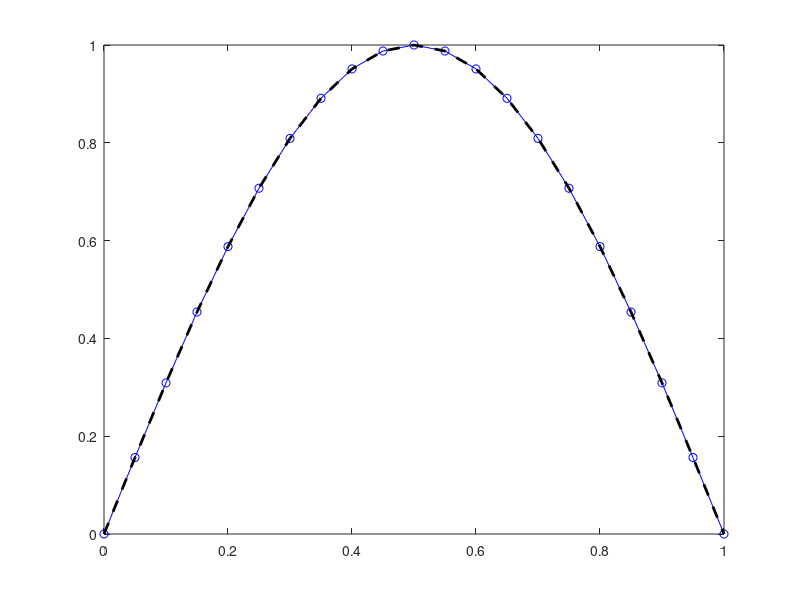

Source code (MATLAB): (Note: this script raises an error after producing the figure.)
%solving the 1D poisson equation with FEM.
%author: Zihan Chen
%modified time: March 23, 2016
%instruction: This program aims to solve the 1D poisson equation:
%                    -u''(x) = pi^2*sin(pi*x), x defines on [0,1]
%with Dirichlet BC as u(0) = u(1) = 0
%The analitical solution is: u(x) = sin(pi*x)
%-------------------------------------------------
clear
clc

%%
%Space discretize
l = 1;
N = 20;
h = l/N;
%number of elements. number of nodes will be N
u = zeros(N+1,1);
ue = zeros(2,1);
K = zeros(N+1,N+1);
Ke = zeros(2,2);
%find the discretize matrix in one element
Ke = [1/h,-1/h;-1/h,1/h];
for i = 1:N
    K(i,i) = K(i,i) + Ke(1,1);
    K(i,i+1) = K(i,i+1) + Ke(1,2);
    K(i+1,i) = K(i+1,i) + Ke(2,1);
    K(i+1,i+1) = K(i+1,i+1) + Ke(2,2);
end
%apply the BC
Knew = K(2:N,2:N);
%find the source matrix    
 x = 0:h:1;
b1e = @(x1,x2) pi*cos(pi*x1) - 1/h*(sin(pi*x2)-sin(pi*x1));
b2e = @(x1,x2) -pi*cos(pi*x2) - 1/h*(sin(pi*x1)-sin(pi*x2));
be = zeros(N,2);
for i = 1:N   %go through all the elements
    x1 = x(i);
    x2 = x(i+1);
    be(i,1) = b1e(x1,x2);
    be(i,2) = b2e(x1,x2);
end
b = zeros(N+1,1);
b(1,1) = be(1,1);
b(end,1) = be(end,2);
for i = 2:N
   b(i) = be(i-1,2)+be(i,1);
end
bnew = b(2:end-1);
%%
%solving the matrix
u(2:end-1) = Knew\bnew;
U = sin(pi*x);
plot(x,u,'bo-')
hold on
plot(x,U,'k--','linewidth',2)

%%
%finite difference 
B1 = ones(N-2,1);
B2 = ones(N-1,1);
B3 = B1;
A = diag(B1,-1)-2*diag(B2,0)+diag(B3,1);
A = -1/h^2*A;
bd = pi^2*sin(pi*x(2:end-1));
bd = bd';
ud = zeros(N+1,1);
ud(2:end-1) = A\bd;
plot(x,ud,'rO')
xlabel('x');
ylabel('u(x) or u_j');
title('1D FEM and FD for Poisson equation')
legend('U_F_E_M','U_t_r_u_e','U_F_D')
error1 = norm(u-U',1);
error2 = norm(ud-U',1);



